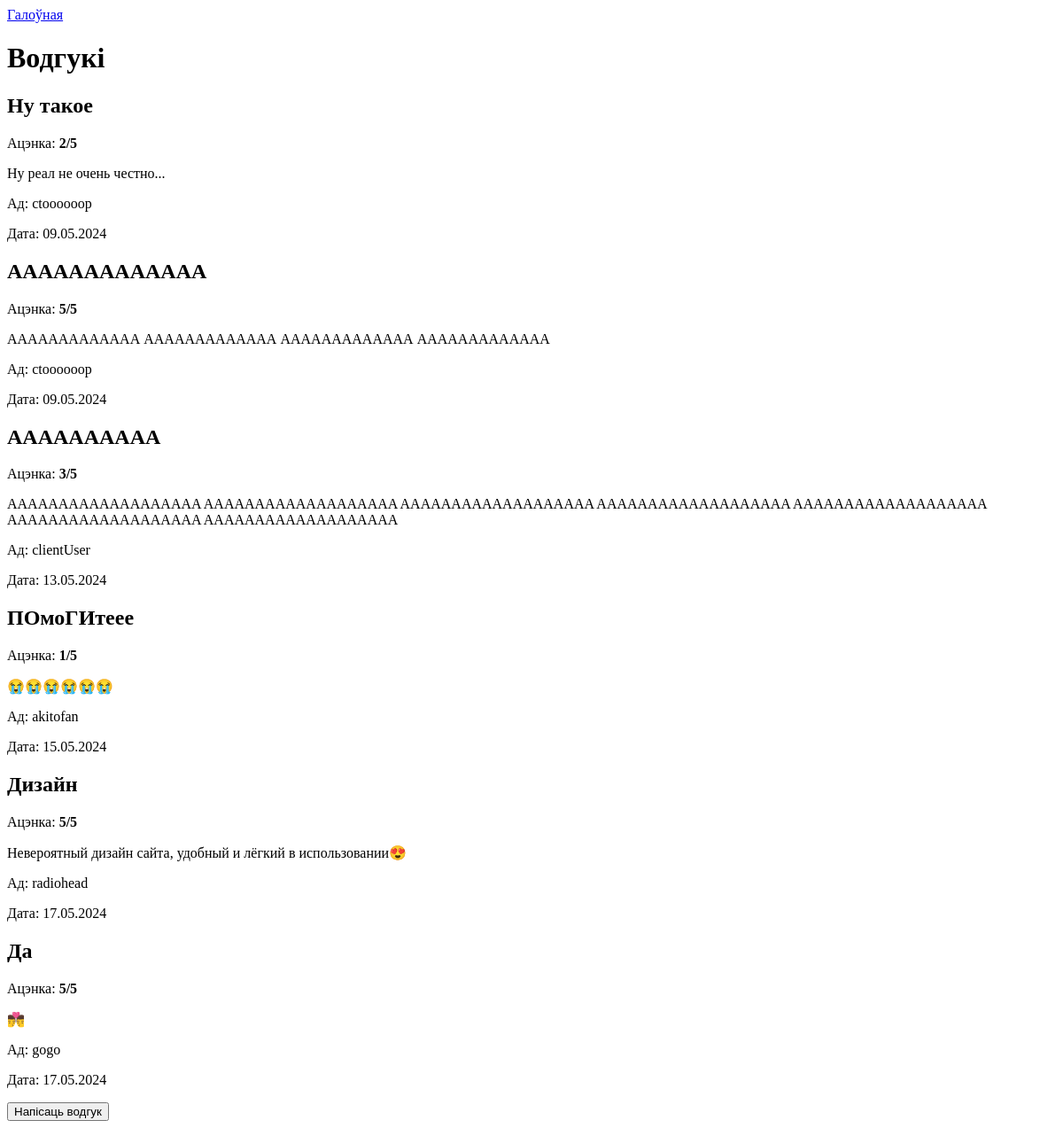
The page /reviews/ on the database as committed earlier.
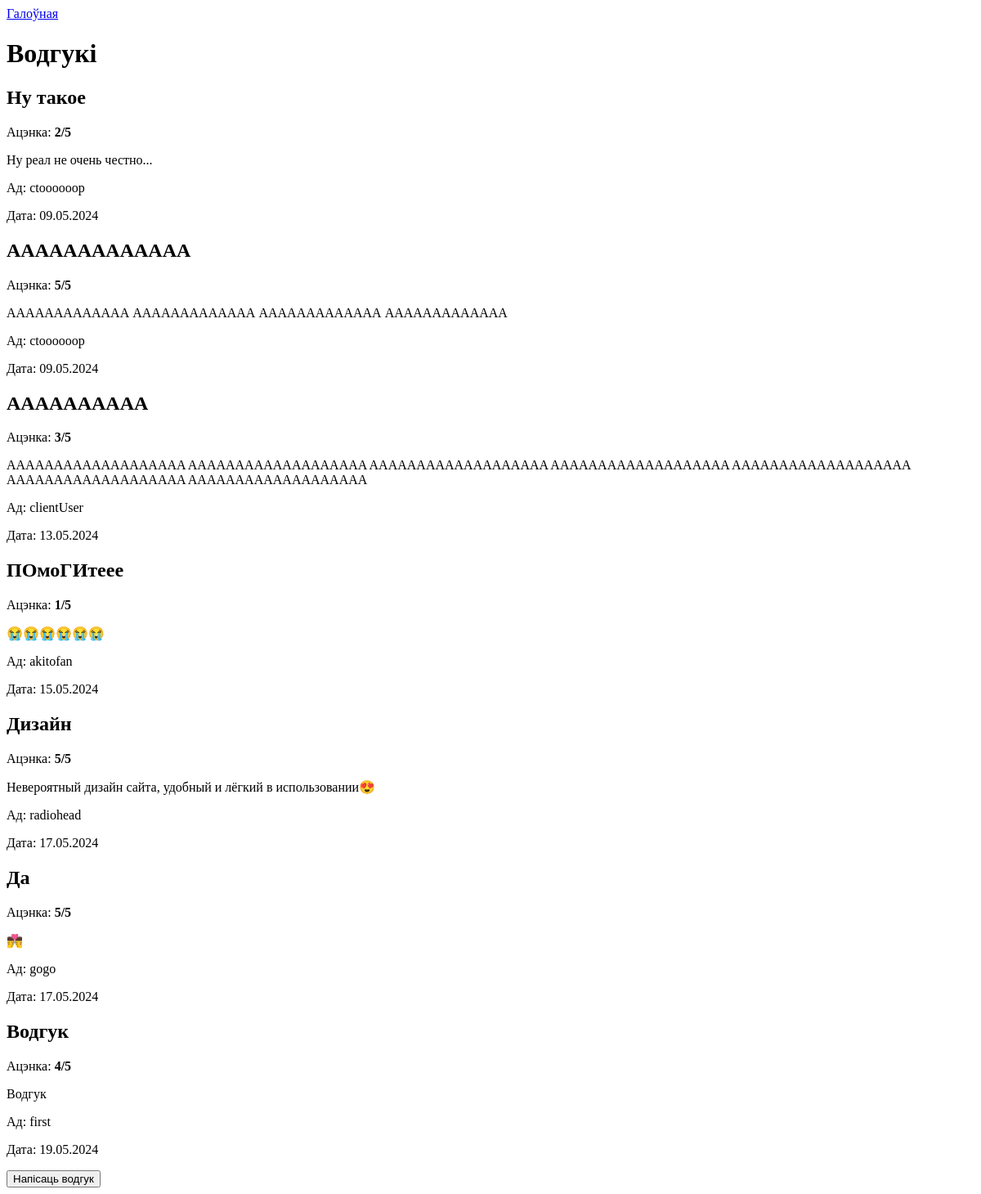
The same page on the database as committed later.
### pharmacy/models.py (models this page shows, shortened)
class Review(models.Model):
    title = models.CharField(max_length=100)
    rating = models.IntegerField()
    text = models.TextField()
    date = models.DateField(auto_now_add=True)
    user = models.ForeignKey(User, related_name="reviews", on_delete=models.CASCADE)

class User(AbstractUser):
    status = (
        ("client","client"),
        ("staff","staff")
    )
    def validate_phone(value):
        phone_pattern = re.compile(r'\+375\((29|33|44|25)\)\d{7}')
        if not re.fullmatch(phone_pattern, str(value)):
            raise django.forms.ValidationError("Няправільны фармат нумара тэлефона. Правільны фармат: +375(XX)XXXXXXX.")
    def validate_age(value):
        if value < 18 or value > 100:
            raise django.forms.ValidationError("Толькі для асоб старэйшых за 18 гадоў.")
    status = models.CharField(choices=status, default="client", max_length=6)
    age = models.PositiveSmallIntegerField(validators=[validate_age])
    phone = models.CharField(max_length=15, validators=[validate_phone])
    address = models.CharField(max_length=255)
    timezone = get_localzone_name()
    groups = None
    user_permissions = None

### pharmacy/views.py (the view)
# urls.py: path('reviews/', views.reviews, name='reviews'),
def reviews(request):
    reviews = Review.objects.all()
    return render(request, 'reviews.html', {'reviews': reviews})

### pharmacy/templates/reviews.html (shortened to what this page needs)
<!DOCTYPE html>
<head>
</head>
<body>
    <a href="{% url 'home' %}">Галоўная</a>
    <h1>Водгукі</h1>
    {% for review in reviews %}
        <div>
            <h2>{{ review.title }}</h2>
            <p>Ацэнка: <b>{{ review.rating }}/5</b></p>
            <p>{{ review.text }}</p>
            <p>Ад: {{ review.user.username }}</p>
            <p>Дата: {{ review.date|date:"d.m.Y" }}</p>
        </div>
    {% endfor %}
    {% if not user.is_staff %}
    <form action="{% url 'add_review' %}" method="get">
        <button type="submit">Напісаць водгук</button>
    </form>
    {% endif %}
</body>
</html>

Rows that differ between the two databases and show on the page:
added Review: title "Водгук", rating "4", text "Водгук", user.username "first", date "19.05.2024"
